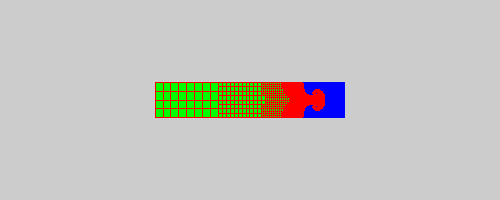

Recreate this plot in Python.
#!/usr/bin/env python

# Demonstrate vtkYoungsMaterialInterface by reading a 2D UCD dataset with
# volume fraction and normal data, thresholding by material, reconstructing
# interfaces, and rendering the wireframe mesh with surface interfaces.

import os

# Factory overrides
import vtkmodules.vtkInteractionStyle  # noqa: F401
import vtkmodules.vtkRenderingOpenGL2  # noqa: F401

from vtkmodules.vtkCommonCore import vtkDoubleArray
from vtkmodules.vtkCommonDataModel import (
    vtkCompositeDataSet,
    vtkDataObject,
    vtkDataSetAttributes,
    vtkMultiBlockDataSet,
)
from vtkmodules.vtkFiltersCore import vtkThreshold
from vtkmodules.vtkFiltersGeneral import vtkYoungsMaterialInterface
from vtkmodules.vtkIOGeometry import vtkAVSucdReader
from vtkmodules.vtkRenderingCore import (
    vtkActor,
    vtkDataSetMapper,
    vtkRenderWindow,
    vtkRenderWindowInteractor,
    vtkRenderer,
)

# Data directory
data_dir = os.environ.get("VPE_DATA_DIR", os.path.dirname(os.path.abspath(__file__)))

# Read AVS UCD data
reader = vtkAVSucdReader()
reader.SetFileName(os.path.join(data_dir, "UCD2D", "UCD_00005.inp"))
reader.Update()

mesh = reader.GetOutput()
cell_data = mesh.GetCellData()

# Create normal vectors from norme[0] and norme[1]
cell_data.SetActiveScalars("norme[0]")
norm_x = cell_data.GetScalars()
cell_data.SetActiveScalars("norme[1]")
norm_y = cell_data.GetScalars()
n = norm_x.GetNumberOfTuples()

norm = vtkDoubleArray()
norm.SetNumberOfComponents(3)
norm.SetNumberOfTuples(n)
norm.SetName("norme")
for i in range(n):
    norm.SetTuple3(i, norm_x.GetTuple1(i), norm_y.GetTuple1(i), 0.0)
cell_data.SetVectors(norm)

# Extract submesh for material 2
cell_data.SetActiveScalars("Material Id")
threshold_2 = vtkThreshold()
threshold_2.SetInputData(mesh)
threshold_2.SetInputArrayToProcess(
    0, 0, 0, vtkDataObject.FIELD_ASSOCIATION_CELLS, vtkDataSetAttributes.SCALARS
)
threshold_2.SetThresholdFunction(vtkThreshold.THRESHOLD_LOWER)
threshold_2.SetLowerThreshold(2.0)
threshold_2.Update()
mesh_mat_2 = threshold_2.GetOutput()

# Extract submesh for material 3
threshold_3 = vtkThreshold()
threshold_3.SetInputData(mesh)
threshold_3.SetInputArrayToProcess(
    0, 0, 0, vtkDataObject.FIELD_ASSOCIATION_CELLS, vtkDataSetAttributes.SCALARS
)
threshold_3.SetThresholdFunction(vtkThreshold.THRESHOLD_UPPER)
threshold_3.SetUpperThreshold(3.0)
threshold_3.Update()
mesh_mat_3 = threshold_3.GetOutput()

# Make multiblock from extracted submeshes
mesh_mb = vtkMultiBlockDataSet()
mesh_mb.SetNumberOfBlocks(2)
mesh_mb.GetMetaData(0).Set(vtkCompositeDataSet.NAME(), "Material 2")
mesh_mb.SetBlock(0, mesh_mat_2)
mesh_mb.GetMetaData(1).Set(vtkCompositeDataSet.NAME(), "Material 3")
mesh_mb.SetBlock(1, mesh_mat_3)

# Wireframe actor for material 2 mesh
mat_range = cell_data.GetScalars().GetRange()
mesh_mapper = vtkDataSetMapper()
mesh_mapper.SetInputData(mesh_mat_2)
mesh_mapper.SetScalarRange(mat_range)
mesh_mapper.SetScalarModeToUseCellData()
mesh_mapper.SetColorModeToMapScalars()
mesh_mapper.ScalarVisibilityOn()
mesh_mapper.SetResolveCoincidentTopologyPolygonOffsetParameters(0, 1)
mesh_mapper.SetResolveCoincidentTopologyToPolygonOffset()

mesh_actor = vtkActor()
mesh_actor.SetMapper(mesh_mapper)
mesh_actor.GetProperty().SetRepresentationToWireframe()

# Reconstruct Youngs material interface
cell_data.SetActiveScalars("frac_pres[1]")
youngs = vtkYoungsMaterialInterface()
youngs.SetInputData(mesh_mb)
youngs.SetNumberOfMaterials(2)
youngs.SetMaterialVolumeFractionArray(0, "frac_pres[1]")
youngs.SetMaterialVolumeFractionArray(1, "frac_pres[2]")
youngs.SetMaterialNormalArray(0, "norme")
youngs.SetMaterialNormalArray(1, "norme")
youngs.SetVolumeFractionRange(0.001, 0.999)
youngs.FillMaterialOn()
youngs.RemoveAllMaterialBlockMappings()
youngs.AddMaterialBlockMapping(-1)
youngs.AddMaterialBlockMapping(1)
youngs.AddMaterialBlockMapping(-2)
youngs.AddMaterialBlockMapping(2)
youngs.UseAllBlocksOff()
youngs.Update()

# Renderer
renderer = vtkRenderer()
renderer.SetBackground(0.8, 0.8, 0.8)
renderer.AddViewProp(mesh_actor)

# Access interface blocks directly.
# Output is a 2-level multiblock: 2 input blocks x 2 materials.
# Flat indices: root=0, block0=1, leaf(0,0)=2, leaf(0,1)=3, block1=4, leaf(1,0)=5, leaf(1,1)=6.
output_mb = youngs.GetOutput()
sub_block_0 = output_mb.GetBlock(0)
sub_block_1 = output_mb.GetBlock(1)

# Block 0: flat index 2 → b_comp = 0.0
interface_ds_0 = sub_block_0.GetBlock(0)
interface_mapper_0 = vtkDataSetMapper()
interface_mapper_0.SetInputDataObject(interface_ds_0)
interface_mapper_0.ScalarVisibilityOff()
interface_mapper_0.SetResolveCoincidentTopologyPolygonOffsetParameters(1, 100)
interface_mapper_0.SetResolveCoincidentTopologyToPolygonOffset()
interface_actor_0 = vtkActor()
interface_actor_0.SetMapper(interface_mapper_0)
interface_actor_0.GetProperty().SetColor(0.0, 1.0, 0.0)
interface_actor_0.GetProperty().SetRepresentationToSurface()
renderer.AddViewProp(interface_actor_0)

# Block 1: flat index 3 → b_comp = 1.0
interface_ds_1 = sub_block_0.GetBlock(1)
interface_mapper_1 = vtkDataSetMapper()
interface_mapper_1.SetInputDataObject(interface_ds_1)
interface_mapper_1.ScalarVisibilityOff()
interface_mapper_1.SetResolveCoincidentTopologyPolygonOffsetParameters(1, 100)
interface_mapper_1.SetResolveCoincidentTopologyToPolygonOffset()
interface_actor_1 = vtkActor()
interface_actor_1.SetMapper(interface_mapper_1)
interface_actor_1.GetProperty().SetColor(0.0, 0.0, 1.0)
interface_actor_1.GetProperty().SetRepresentationToSurface()
renderer.AddViewProp(interface_actor_1)

# Block 2: flat index 5 → b_comp = 1.0
interface_ds_2 = sub_block_1.GetBlock(0)
interface_mapper_2 = vtkDataSetMapper()
interface_mapper_2.SetInputDataObject(interface_ds_2)
interface_mapper_2.ScalarVisibilityOff()
interface_mapper_2.SetResolveCoincidentTopologyPolygonOffsetParameters(1, 100)
interface_mapper_2.SetResolveCoincidentTopologyToPolygonOffset()
interface_actor_2 = vtkActor()
interface_actor_2.SetMapper(interface_mapper_2)
interface_actor_2.GetProperty().SetColor(0.0, 0.0, 1.0)
interface_actor_2.GetProperty().SetRepresentationToSurface()
renderer.AddViewProp(interface_actor_2)

# Block 3: flat index 6 → b_comp = 1.0
interface_ds_3 = sub_block_1.GetBlock(1)
interface_mapper_3 = vtkDataSetMapper()
interface_mapper_3.SetInputDataObject(interface_ds_3)
interface_mapper_3.ScalarVisibilityOff()
interface_mapper_3.SetResolveCoincidentTopologyPolygonOffsetParameters(1, 100)
interface_mapper_3.SetResolveCoincidentTopologyToPolygonOffset()
interface_actor_3 = vtkActor()
interface_actor_3.SetMapper(interface_mapper_3)
interface_actor_3.GetProperty().SetColor(0.0, 0.0, 1.0)
interface_actor_3.GetProperty().SetRepresentationToSurface()
renderer.AddViewProp(interface_actor_3)

# Window
render_window = vtkRenderWindow()
render_window.AddRenderer(renderer)
render_window.SetSize(500, 200)
render_window.SetMultiSamples(0)
render_window.SetWindowName("youngs material interface")

# Interactor
interactor = vtkRenderWindowInteractor()
interactor.SetRenderWindow(render_window)

interactor.Initialize()
interactor.Start()
